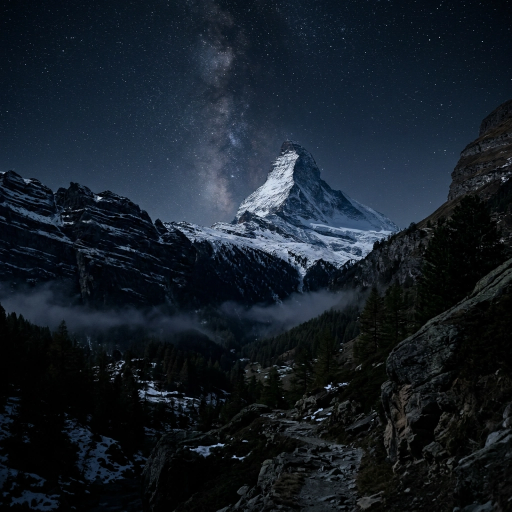
#> input picture kaizen/src/fondos/k0.webp, 1024 x 1024 px, given in place of k0.png, which was not available (shown at 1/2 size)
$ python fondos.py ../fondos/k0.webp ../fondos/k1.webp
#> lines starting #> are read from the running program, lines starting #| are printed output that depends on the picture
"""Prepara los fondos fotográficos de la landing a partir de las imágenes clave.

Uso:
    python3 fondos.py CARPETA_MAESTROS CARPETA_SALIDA [nombre ...]

CARPETA_MAESTROS: k0.png … k3.png ampliados a 4096 px (ver ampliar.py, a partir
                  de los originales guardados en kaizen/src/fondos/).
CARPETA_SALIDA:   normalmente kaizen/assets/fondos

Cada fondo genera dos archivos WebP:
    <nombre>-d.webp  apaisado, para pantallas más anchas que altas
    <nombre>-m.webp  vertical, para móviles
Las ventanas de recorte van en porcentajes de la imagen cuadrada: (x0, y0, x1, y1).
"""
import os
import sys

from PIL import Image

D43, M921 = (1792, 1344), (960, 2240)      # apaisado 4:3 y vertical 9:21
# nombre: (imagen clave, ventana escritorio, tamaño, ventana móvil, tamaño)
FONDOS = {
    # El ascenso: cuatro momentos de la misma montaña
    'k0': ('k0', (0, 4, 100, 79), D43, (34, 0, 76.86, 100), M921),      # campo base, noche
    'k1': ('k1', (0, 0, 100, 75), D43, (44, 0, 86.86, 100), M921),      # media ladera, hora azul
    'k2': ('k2', (0, 0, 100, 75), D43, (42, 0, 84.86, 100), M921),      # arista alta, primera luz
    'k3': ('k3', (0, 8, 100, 83), D43, (22, 0, 64.86, 100), M921),      # cumbre, amanecer
    # La portada: la misma noche, con la cumbre a un lado para dejar sitio al titular y a David
    'hero': ('k0', (0.2, 4.7, 66.2, 46), (1792, 1120), (33.7, 15, 61.4, 75), (960, 2080)),
}
CALIDAD = {'d': 70, 'm': 68}


def recorta(im, ventana, size, quality, dst):
    w, h = im.size
    x0, y0, x1, y1 = ventana
    box = (round(w * x0 / 100), round(h * y0 / 100), round(w * x1 / 100), round(h * y1 / 100))
    out = im.crop(box).resize(size, Image.LANCZOS)
    out.save(dst, 'WEBP', quality=quality, method=6)
    return os.path.getsize(dst)


if __name__ == '__main__':
    src, dst = sys.argv[1], sys.argv[2]
    nombres = sys.argv[3:] or list(FONDOS)
    os.makedirs(dst, exist_ok=True)
    total = {'d': 0, 'm': 0}
    maestros = {}
    for nombre in nombres:
        clave, win_d, size_d, win_m, size_m = FONDOS[nombre]
        if clave not in maestros:
            maestros[clave] = Image.open(os.path.join(src, f'{clave}.png')).convert('RGB')
        for kind, win, size in (('d', win_d, size_d), ('m', win_m, size_m)):
            n = recorta(maestros[clave], win, size, CALIDAD[kind], os.path.join(dst, f'{nombre}-{kind}.webp'))
            total[kind] += n
            print(f'{nombre}-{kind}.webp  {size[0]}x{size[1]}  {n // 1024} KB')
#> this loop made 2 passes
#| k0-d.webp  1792x1344  112 KB
#| k0-m.webp  960x2240  101 KB
#> pass 1, in recorta, `out = im.crop(box).resize(size, Image.LANCZOS)`:
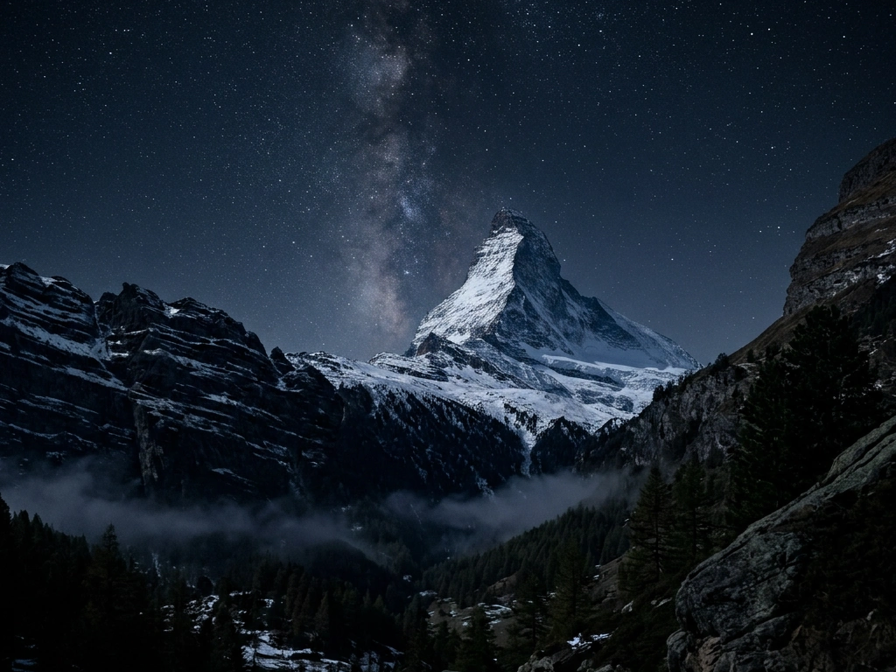
#> out: PIL image 1792x1344 RGB (shown at 1/2 size); mean R, G, B 24.5, 34.5, 45.9
#> pass 2, in recorta (call 2), `out = im.crop(box).resize(size, Image.LANCZOS)`:
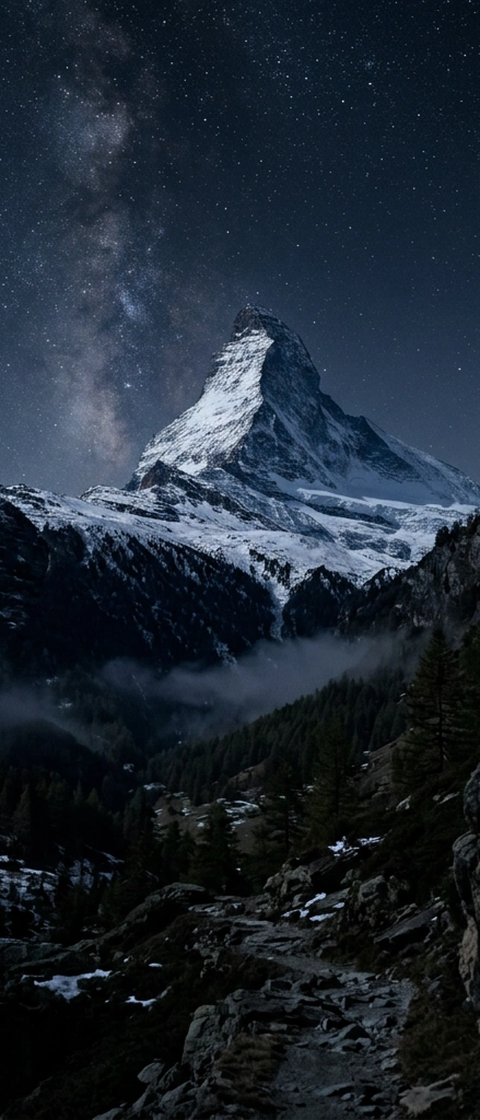
#> out: PIL image 960x2240 RGB (shown at 1/2 size); mean R, G, B 29.7, 39.5, 50.4
#> after the loop, total = {'d': 114934, 'm': 103910}
#> pass 2 of the loop `for nombre in nombres:`:
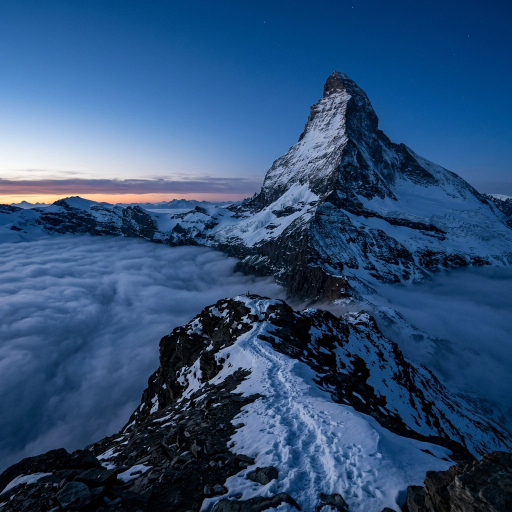
#> input picture kaizen/src/fondos/k1.webp, 1024 x 1024 px, given in place of k1.png, which was not available (shown at 1/2 size)
#> the loop `for kind, win, size in (('d', win_d, size_d), ('m', win_m, size_m)):` made 2 passes
#| k1-d.webp  1792x1344  97 KB
#| k1-m.webp  960x2240  110 KB
#> pass 1, in recorta (call 3), `out = im.crop(box).resize(size, Image.LANCZOS)`:
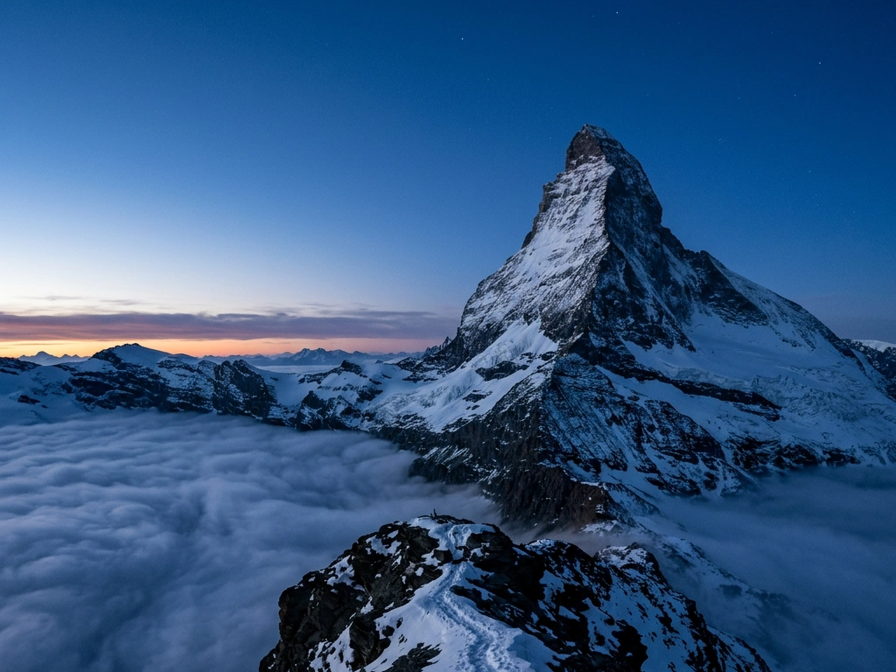
#> out: PIL image 1792x1344 RGB (shown at 1/2 size); mean R, G, B 49.7, 86.9, 130.2
#> pass 2, in recorta (call 4), `out = im.crop(box).resize(size, Image.LANCZOS)`:
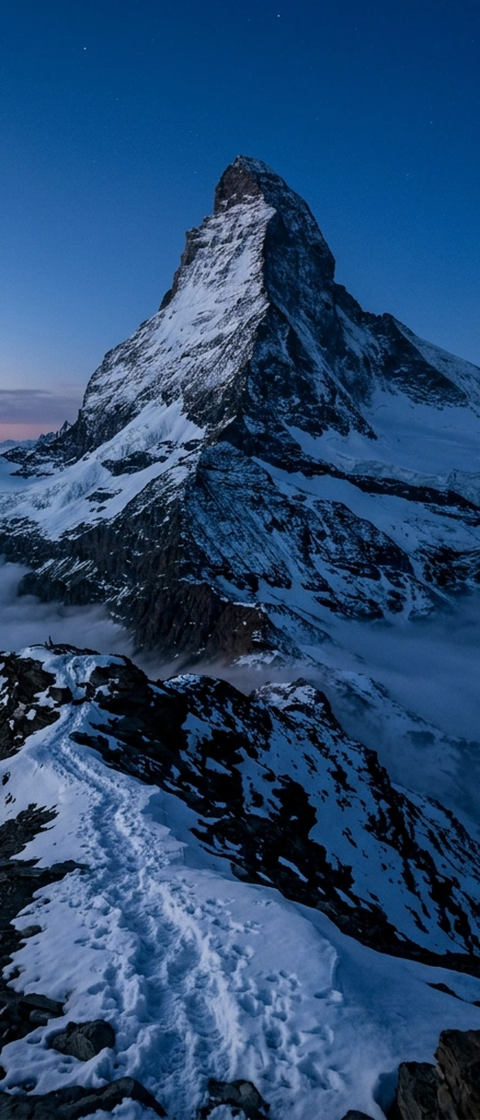
#> out: PIL image 960x2240 RGB (shown at 1/2 size); mean R, G, B 36.9, 71.1, 110.8
#> after the loop `for kind, win, size in (('d', win_d, size_d), ('m', win_m, size_m)):`: total = {'d': 214738, 'm': 217452}
#> (the run stopped early here; a loop or call above may not have finished)
